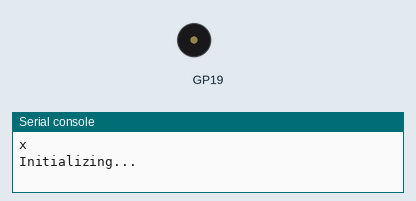
Recording of a program running on a simulated Raspberry Pi Pico running CircuitPython. Shown: buzzer (waves = sounding), the last lines printed to the serial console. Requests to the public web service named in the program get a made-up reply in its usual format after 0.4 s (London, UTC, broken clouds, 64 % humidity, 1013 hPa unless stated); values from a settings file that is not in the repository are placeholders.

Above: at 0.1 s.
At 2.0 s:
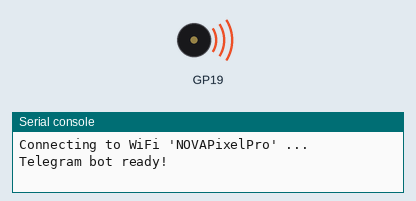
Timing chart, 0 to 3.6 s (numbered marks = the images above):
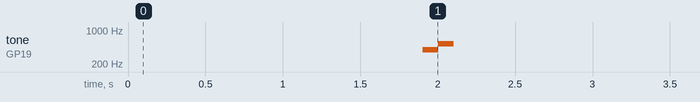

The program:

bare_minimum.py
```python
"""
SmartHomeSystem with Telegram Bot and using CircuitPython on Raspberry Pi Pico W, and DadJokes API as well as OpenWeatherMap
  - CircuitPython version 8.0.0

In this page we used
  https://circuitpython.org/libraries
  - adafruit_requests.mpy - for http request of our API's
  - simpleio.mpy - for default settings


--The A5 team--
"""

import os
import ipaddress
import wifi
import socketpool
import time
import microcontroller
import board
import digitalio
import simpleio
import adafruit_requests
import ssl
import json


# Get wifi details from a settings.toml file
# we developed a good habit of hiding sensitive information from the code and keep it in secured env.
print(os.getenv("test_env_file"))
ssid = os.getenv("WIFI_SSID")
password = os.getenv("WIFI_PASSWORD")
telegrambot = os.getenv("botToken")
weatherAPI = os.getenv("weatherAPI")

# Telegram API url.
API_URL = "https://api.telegram.org/bot" + telegrambot


buzzer = board.GP19


update_id = 0  # Initialize update_id for telegram
def fetch_latest_update_id():
    global update_id
    get_url = API_URL + "/getUpdates?limit=1&offset=-1"  # Request the latest update
    r = requests.get(get_url)
    try:
        if r.json()['result']:
            update_id = r.json()['result'][0]['update_id']
    except (IndexError, KeyError):
        print("No new updates or error fetching the latest update_id")


def init_bot():
    get_url = API_URL
    get_url += "/getMe"
    r = requests.get(get_url)
    return r.json()['ok'] #returns bool value

def read_message(): #we heavily relied on the Telegram Bot API documentation for this part, it is a well written documentation
    global update_id
    get_url = API_URL + "/getUpdates?limit=1&allowed_updates=[\"message\",\"callback_query\"]"
    get_url += "&offset={}".format(update_id + 1)

    r = requests.get(get_url)
    try:
        if r.json()['result']:
            update = r.json()['result'][0]
            update_id = update['update_id']
            if 'message' in update:
                message = update['message']['text']
                chat_id = update['message']['chat']['id']
                first_name = update['message']['from'].get('first_name', '')
                print(f"Message - Chat ID: {chat_id} Update_id: {update_id} Message: {message}")
                return chat_id, message, first_name, None  # Added a None here for consistency
            elif 'callback_query' in update:
                message = update['callback_query']['data']  # This is the data from the button.
                chat_id = update['callback_query']['message']['chat']['id']
                message_id = update['callback_query']['message']['message_id']
                print(f"Callback Query - Chat ID: {chat_id} Update_id: {update_id} Message: {message}")
                return chat_id, message, None, message_id  # message_id is needed for editing messages
    except (IndexError, KeyError):
        print("No new messages or error parsing response")
    return False, False, '', None

#This is circuit python documentation, we don't really fully understand what it is for
#BUT if it works don't touch it! lol :)
NOTE_G4 = 392
NOTE_C5 = 523

#sending message from telegram bot to the raspberry pi pico again Telegram Bot API
def send_message(chat_id, message, reply_markup=None): #sends message via chatid based on the message request
    get_url = API_URL
    get_url += "/sendMessage?chat_id={}&text={}".format(chat_id, message)
    if reply_markup is not None:
        get_url += "&reply_markup=" + reply_markup
    r = requests.get(get_url)


#Connect to Wi-Fi info log
#This is our commitment to make sure that our SmartHome is connected fully to the internet
# with a home wife as we are trying to demonstrate the IOT principle here.
print(f"Initializing...")
wifi.radio.connect(ssid, password)
print("connected!\n") #checked
pool = socketpool.SocketPool(wifi.radio)
print("IP Address: {}".format(wifi.radio.ipv4_address))
print("Connecting to WiFi '{}' ... ".format(ssid), end="")
requests = adafruit_requests.Session(pool, ssl.create_default_context())


if init_bot() == False: #if bot initialization fails
    print("\nTelegram bot initialization failed.")
else:
    print("\nTelegram bot ready!\n")
    #again part of the CircuitPython Documentation it works don't touch it.
    #pin GP19 is free, I mean nothing is connected to it. You can use any GPIO pin that is free
    simpleio.tone(board.GP19, NOTE_G4, duration=0.1)
    simpleio.tone(buzzer, NOTE_C5, duration=0.1)
    fetch_latest_update_id()

while True:
    try: #if wifi connection fails, keeps on trying to reconnect
        while not wifi.radio.ipv4_address or "0.0.0.0" in repr(wifi.radio.ipv4_address): #Doc
            print(f"Reconnecting to WiFi...")
            wifi.radio.connect(ssid, password) #Doc

        chat_id, message_in, user_name, message_id = read_message()
        if chat_id and message_in:
            if message_in == "/start":
                greet_msg = f"Hello {user_name}! Choose an option:" #TODO: greet by name

                keyboard = {
                    "keyboard": [[{"text": "Study Mode"}, {"text": "Alarm Mode"}],[{"text": "Game Mode"}]],
                    "resize_keyboard": True,
                    "is_persistent": True,
                }
                send_message(chat_id, greet_msg, reply_markup=json.dumps(keyboard))
                simpleio.tone(board.GP19, NOTE_G4, duration=0.1)
                simpleio.tone(board.GP19, NOTE_C5, duration=0.1)
            if message_in == "Study Mode":
                caption_text = "Unlock productivity with Pomodoro! Choose your focus journey!"
                inline_keyboard = {
                    "inline_keyboard": [
                        [{"text": "30' study - 5' break", "callback_data": "30-5"}],[{"text": "60' study - 10' break", "callback_data": "60-10"}]
                    ]
                }
                send_message(chat_id, caption_text, reply_markup=json.dumps(inline_keyboard))

            elif message_in == "30-5" and message_id:
            # This is where you handle the callback for the inline keyboard
            #TODO: screen countdown function for 30-5
                send_message(chat_id, "Pomodoro timer confirmed for 30'-5'. Tunnel vision!")

            elif message_in == "60-10" and message_id:
            # This is where you handle the callback for the inline keyboard
            #TODO: screen countdown function for 60-10
                send_message(chat_id, "Pomodoro timer confirmed for 60'-10'. Tunnel vision!")

            else:
                send_message(chat_id, "Command is not available.")
        else:
            time.sleep(1)

    except OSError as e: #catching errors wohhooo! lol
        print("Failed!\n", e)
        microcontroller.reset()
```
